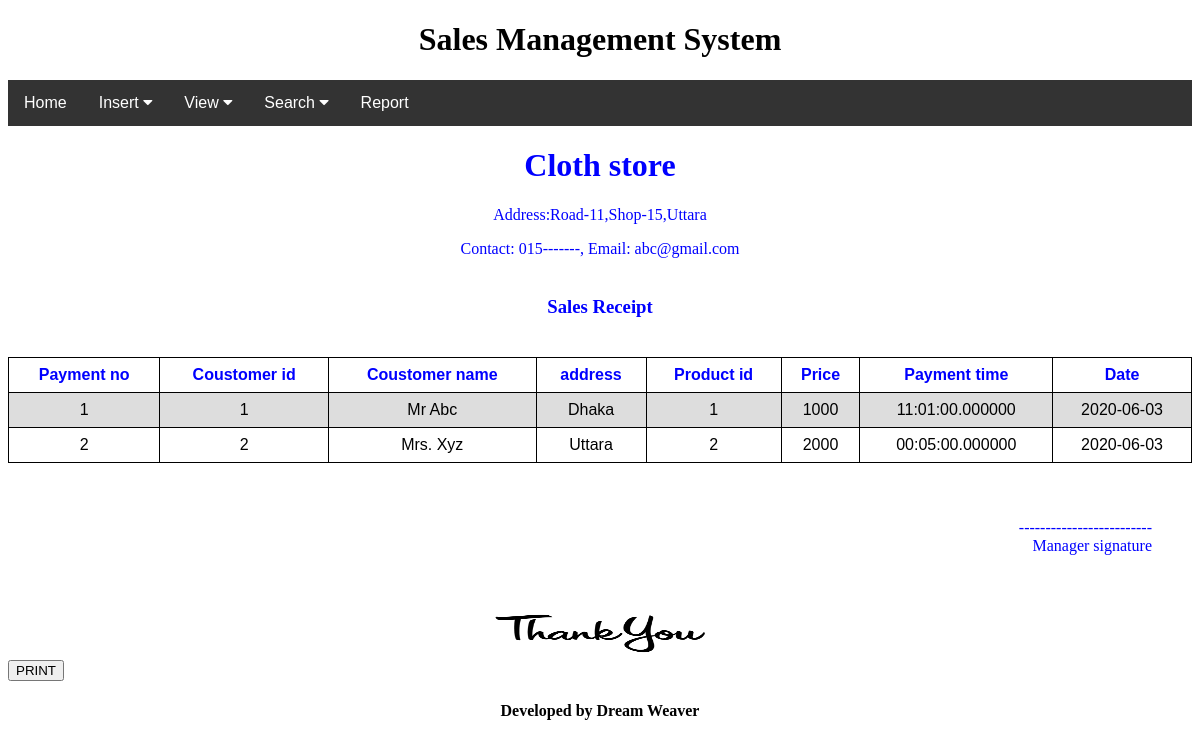
The app's page /report.php with its own data.
### tables this page shows
CREATE TABLE `tb_client` (
  `coustomer_id` varchar(100) NOT NULL,
  `coustomer_name` text NOT NULL,
  `address` varchar(20) NOT NULL,
  `contact` int(12) NOT NULL
);

CREATE TABLE `tb_payment` (
  `payment_no` varchar(20) NOT NULL,
  `payment_time` time(6) NOT NULL,
  `p_date` date NOT NULL
);

CREATE TABLE `tb_product` (
  `product_id` int(20) NOT NULL,
  `product_type` varchar(55) NOT NULL,
  `price` varchar(100) NOT NULL,
  `quantity` int(50) NOT NULL
);

### report.php (the view, shortened to what this page needs)
<?php include 'header.php'?>
 <div class="table"><div id="printableArea">
<?php
$conn = mysqli_Connect('localhost','root','','db_empl');
$sql = "SELECT  tb_client.coustomer_id,tb_client.coustomer_name,tb_client.address,tb_product.product_id,tb_product.quantity,tb_product.price,tb_payment.payment_no,tb_payment.payment_time,tb_payment.p_date
FROM ((tb_client
INNER JOIN tb_product ON tb_client.coustomer_id = tb_product.product_id)
INNER JOIN tb_payment ON tb_client.coustomer_id = tb_payment.payment_no);
";
$result = $conn->query($sql);
?>
</head>
<body style="background-image:url('')">
<table style="width:100%">
  <tr style="color:blue">
    <center style="color: blue">
      <h1>Cloth store</h1>
      <p>Address:Road-11,Shop-15,Uttara</p>
      <p>Contact: 015-------, Email: abc@gmail.com</p>
    <h3 style="color:blue;text-align: center;padding: 20px">Sales Receipt</h3>
      </center>
    <th>Payment no</th>
    <th>Coustomer id</th>
    <th>Coustomer name</th>
    <th>address</th>
    <th>Product id</th>
    <th>Price</th>
    <th>Payment time</th>
    <th>Date</th>
  </tr>
<?php
while ($accused=mysqli_fetch_assoc($result))
{
  echo "<tr>";
  echo"<td>".$accused['payment_no']."</td>";
  echo"<td>".$accused['coustomer_id']."</td>";
  echo"<td>".$accused['coustomer_name']."</td>";
  echo"<td>".$accused['address']."</td>";
  echo"<td>".$accused['product_id']."</td>";
  echo"<td>".$accused['price']."</td>";
  echo"<td>".$accused['payment_time']."</td>";
  echo"<td>".$accused['p_date']."</td>";
  echo "</tr>";
  }
?>
</table>
<center>
 <p style="color:blue;text-align: right;  padding: 40px">-------------------------<br>Manager signature</p>
<img src="t.jpg" style="width:225px;height:45px;"></center>
<input type="button" onclick="printDiv('printableArea')" value="PRINT" />
<br>
<?php include 'footer.php'?>

### header.php (shortened to what this page needs)
<!DOCTYPE html>
<html>
<head>
<link rel="stylesheet" href="https://cdnjs.cloudflare.com/ajax/libs/font-awesome/4.7.0/css/font-awesome.min.css">
</head>
<body>
<h1 align="center">Sales Management System</h1>
<div class="navbar">
  <a href="index.php">Home</a>
  <div class="dropdown">
    <button class="dropbtn">Insert
      <i class="fa fa-caret-down"></i>
    </button>
  </div>
 <div class="dropdown">
    <button class="dropbtn">View
      <i class="fa fa-caret-down"></i>
    </button>
  </div>
 <div class="dropdown">
    <button class="dropbtn">Search
      <i class="fa fa-caret-down"></i>
    </button>
  </div>
  <a href="report.php">Report</a>
</div>
</body>
</html>

### footer.php (shortened to what this page needs)
<!DOCTYPE html>
<html>
<body>
<center>
<div class="footer">
  <h4>Developed by Dream Weaver<h4>
</div>
</center>
</body>
</html>

### header.php (style rules this page uses)
.navbar { overflow: hidden; background-color: #333; font-family: Arial, Helvetica, sans-serif; }
.navbar a { float: left; font-size: 16px; color: white; text-align: center; padding: 14px 16px; text-decoration: none; }
.dropdown { float: left; overflow: hidden; }
.dropdown .dropbtn { font-size: 16px; border: none; outline: none; color: white; padding: 14px 16px; background-color: inherit; font-family: inherit; margin: 0; }

### report.php (style rules this page uses)
table { font-family: arial, sans-serif; border-collapse: collapse; width: 100%; }
td, th { border: 1px solid #dddddd; text-align: left; padding: 8px; }
tr:nth-child(even) { background-color: #dddddd; }
table, th, td { border: 1px solid black; text-align: center; }

### records on screen
tb_client: tb_payment.payment_no "1", coustomer_id "1", coustomer_name "Mr Abc", address "Dhaka", tb_product.product_id "1", tb_product.price "1000", tb_payment.payment_time "11:01:00.000000", tb_payment.p_date "2020-06-03"
tb_client: tb_payment.payment_no "2", coustomer_id "2", coustomer_name "Mrs. Xyz", address "Uttara", tb_product.product_id "2", tb_product.price "2000", tb_payment.payment_time "00:05:00.000000", tb_payment.p_date "2020-06-03"
